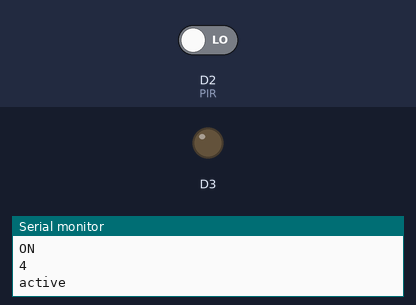
A sketch run on a simulated ESP8266 (NodeMCU). On the bench: output pins drawn as LEDs (lit = HIGH), the last lines printed to the serial monitor. Dashed ring = blinking. The inputs (shaded band) are chosen by the test bench; at power-on: D2 (PIR) LOW.

Above: at 3.2 s.
3.3 s: D2 (PIR) driven HIGH
At 4.1 s:
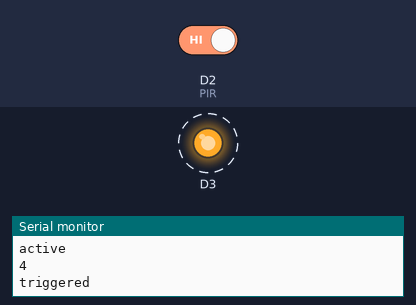
Timing chart, 0 to 12.8 s (numbered marks = the images above; inputs shaded):
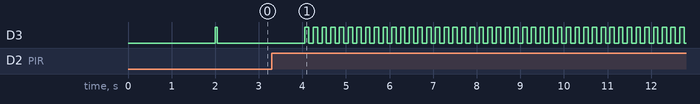

Measured:
- after the input at 3.3 s, D3: alternates HIGH for 0.10 s and LOW for 0.10 s, starting after 0.85 s

The sketch:

Bewegungsmelder_PIR_LED.ino
```cpp
const int PIR = D2;
int PIRState = 0;

void setup() {
  pinMode(PIR, INPUT);
  pinMode(D3, OUTPUT);
  Serial.begin (115200);
  delay(2000);
  Serial.println (" ");
  Serial.println ("ON");

  digitalWrite(D2, LOW); // LED aus
}

void loop() {

  PIRState = digitalRead(PIR);

  if (PIRState == HIGH) {
    Serial.println (PIR, DEC);
    Serial.println ("triggered");
    digitalWrite(D3, HIGH) ;  // LED an
    delay (100); // delay 0,1 sekunden
    digitalWrite(D3, LOW); // LED aus
    delay(100);
  } else { // oder
    Serial.println (PIR, DEC);
    Serial.println ("active");
    digitalWrite(D3, HIGH);
    delay(50);
    digitalWrite(D3, LOW);
    delay(2000);

  }
}
```
